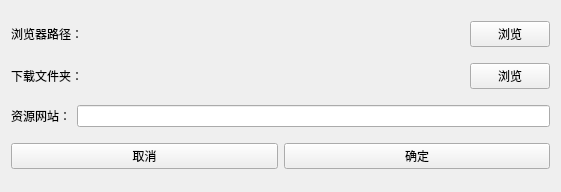
<?xml version="1.0" encoding="UTF-8"?>
<ui version="4.0">
 <class>ConfigureDialog</class>
 <widget class="QWidget" name="ConfigureDialog">
  <property name="geometry">
   <rect>
    <x>0</x>
    <y>0</y>
    <width>561</width>
    <height>192</height>
   </rect>
  </property>
  <property name="minimumSize">
   <size>
    <width>367</width>
    <height>160</height>
   </size>
  </property>
  <property name="maximumSize">
   <size>
    <width>16777215</width>
    <height>305</height>
   </size>
  </property>
  <property name="windowTitle">
   <string>配置</string>
  </property>
  <layout class="QVBoxLayout" name="verticalLayout">
   <item>
    <layout class="QHBoxLayout" name="horizontalLayout">
     <item>
      <widget class="QLabel" name="label">
       <property name="maximumSize">
        <size>
         <width>100</width>
         <height>16777215</height>
        </size>
       </property>
       <property name="text">
        <string>浏览器路径：</string>
       </property>
      </widget>
     </item>
     <item>
      <widget class="QLabel" name="browserPath">
       <property name="contextMenuPolicy">
        <enum>Qt::ContextMenuPolicy::DefaultContextMenu</enum>
       </property>
       <property name="text">
        <string/>
       </property>
       <property name="textInteractionFlags">
        <set>Qt::TextInteractionFlag::LinksAccessibleByMouse|Qt::TextInteractionFlag::TextSelectableByMouse</set>
       </property>
      </widget>
     </item>
     <item>
      <widget class="QPushButton" name="selectBrowser">
       <property name="maximumSize">
        <size>
         <width>80</width>
         <height>16777215</height>
        </size>
       </property>
       <property name="text">
        <string>浏览</string>
       </property>
      </widget>
     </item>
    </layout>
   </item>
   <item>
    <layout class="QHBoxLayout" name="horizontalLayout_3">
     <item>
      <widget class="QLabel" name="label_2">
       <property name="maximumSize">
        <size>
         <width>100</width>
         <height>16777215</height>
        </size>
       </property>
       <property name="text">
        <string>下载文件夹：</string>
       </property>
      </widget>
     </item>
     <item>
      <widget class="QLabel" name="path">
       <property name="text">
        <string/>
       </property>
       <property name="textInteractionFlags">
        <set>Qt::TextInteractionFlag::LinksAccessibleByMouse|Qt::TextInteractionFlag::TextSelectableByMouse</set>
       </property>
      </widget>
     </item>
     <item>
      <widget class="QPushButton" name="selectPath">
       <property name="maximumSize">
        <size>
         <width>80</width>
         <height>16777215</height>
        </size>
       </property>
       <property name="text">
        <string>浏览</string>
       </property>
      </widget>
     </item>
    </layout>
   </item>
   <item>
    <layout class="QHBoxLayout" name="horizontalLayout_4">
     <item>
      <widget class="QLabel" name="label_3">
       <property name="text">
        <string>资源网站：</string>
       </property>
       <property name="buddy">
        <cstring>website</cstring>
       </property>
      </widget>
     </item>
     <item>
      <widget class="QLineEdit" name="website"/>
     </item>
    </layout>
   </item>
   <item>
    <layout class="QHBoxLayout" name="horizontalLayout_2">
     <item>
      <widget class="QPushButton" name="cancel">
       <property name="text">
        <string>取消</string>
       </property>
      </widget>
     </item>
     <item>
      <widget class="QPushButton" name="confirm">
       <property name="text">
        <string>确定</string>
       </property>
      </widget>
     </item>
    </layout>
   </item>
  </layout>
 </widget>
 <tabstops>
  <tabstop>selectBrowser</tabstop>
  <tabstop>selectPath</tabstop>
  <tabstop>website</tabstop>
  <tabstop>confirm</tabstop>
  <tabstop>cancel</tabstop>
 </tabstops>
 <resources/>
 <connections>
  <connection>
   <sender>website</sender>
   <signal>inputRejected()</signal>
   <receiver>confirm</receiver>
   <slot>animateClick()</slot>
   <hints>
    <hint type="sourcelabel">
     <x>296</x>
     <y>117</y>
    </hint>
    <hint type="destinationlabel">
     <x>306</x>
     <y>166</y>
    </hint>
   </hints>
  </connection>
 </connections>
</ui>
